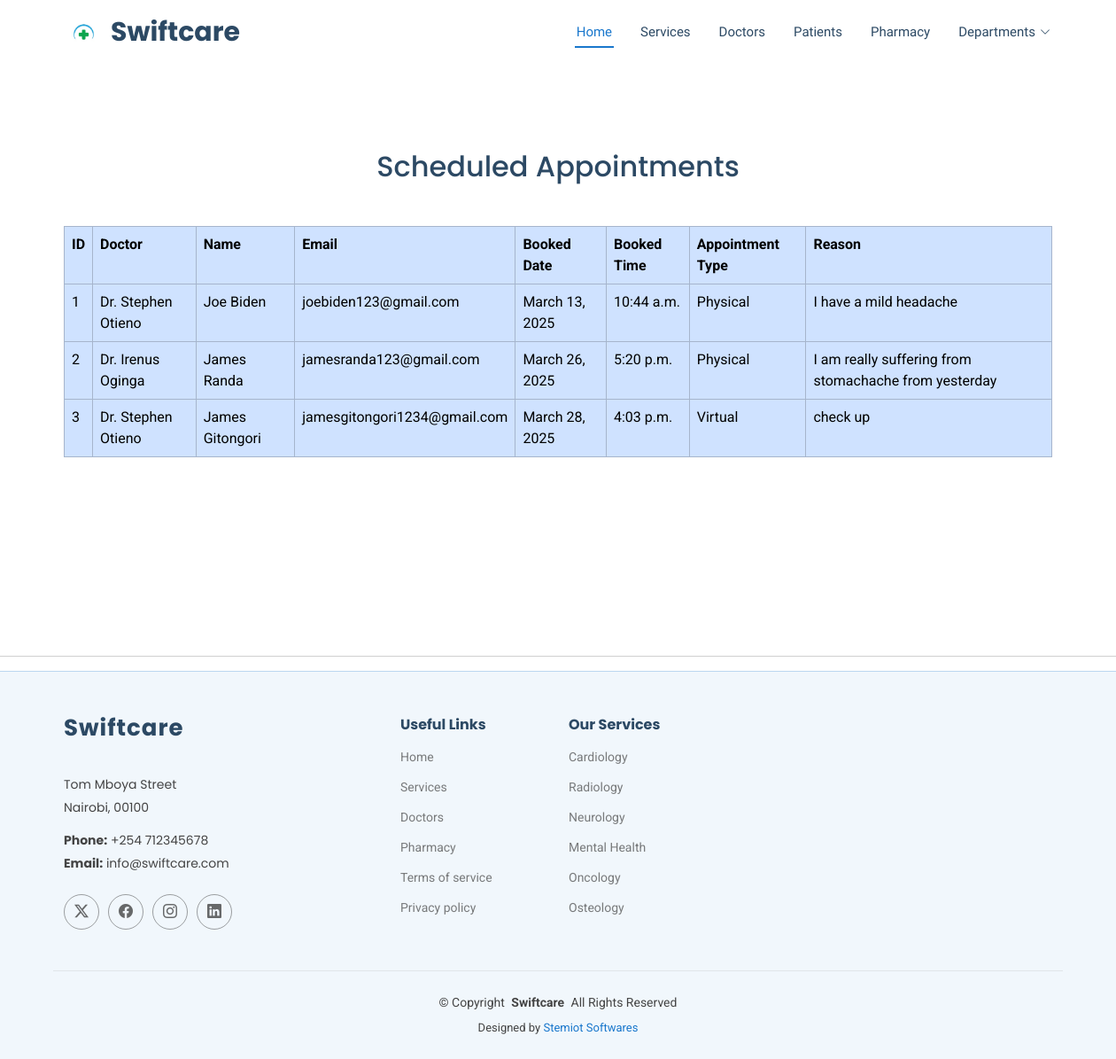
The app's page /scheduled_appointments/ with its own data.
### swiftcare/models.py (models this page shows, shortened)
class Appointment(models.Model):
    APPOINTMENT_TYPES = [
        ('Physical', 'Physical'),
        ('Virtual', 'Virtual'),
    ]
    doctor = models.ForeignKey(Doctor, on_delete=models.CASCADE)
    name = models.CharField(max_length=255)
    email = models.EmailField()
    date = models.DateField()
    time = models.TimeField()
    reason = models.TextField()
    appointment_type = models.CharField(max_length=10, choices=APPOINTMENT_TYPES, default='Physical')  # New field

class Doctor(models.Model):
    doctor_name = models.CharField(max_length=100)
    doctor_email = models.EmailField()
    doctor_contact = models.CharField(max_length=50)
    SPECIALIZATION_CHOICES = [
        ('Cardiology', 'Cardiology'),
        ('Radiology', 'Radiology'),
        ('Neurology', 'Neurology'),
        ('Mental Health', 'Mental Health'),
        ('Oncology', 'Oncology'),
        ('Osteology', 'Osteology'),
    ]
    doctor_specialization = models.CharField(max_length=50, choices=SPECIALIZATION_CHOICES, default='cardiology')
    AVAILABILITY_CHOICES = [
        ('7am-1pm', '7am-1pm'),
        ('1pm-6pm', '1pm-6pm'),
        ('6pm-9pm', '6pm-9pm'),
        ('9pm-7am', '9pm-7am'),
    ]
    doctor_availability = models.CharField(max_length=50, choices=AVAILABILITY_CHOICES, default='7am-1pm')
    doctor_image = models.ImageField(upload_to='doctors/')

### swiftcare/views.py (the view)
# urls.py: path("scheduled_appointments/", views.scheduled_appointments, name="scheduled_appointments"),
def scheduled_appointments(request):
    appointments = Appointment.objects.select_related("doctor").all().order_by("date", "time")
    return render(request, "scheduled_appointments.html", {"appointments": appointments})

### swiftcare/templates/scheduled_appointments.html (shortened to what this page needs)
{% load static %}
<!DOCTYPE html>
<html lang="en">
<head>
  <link href="{% static 'assets/vendor/bootstrap/css/bootstrap.min.css' %}" rel="stylesheet">
  <link href="{% static 'assets/vendor/bootstrap-icons/bootstrap-icons.css' %}" rel="stylesheet">
  <link href="{%  static 'assets/vendor/aos/aos.css' %}" rel="stylesheet">
  <link href="{%  static 'assets/vendor/fontawesome-free/css/all.min.css' %}" rel="stylesheet">
  <link href="{%  static 'assets/vendor/glightbox/css/glightbox.min.css' %}" rel="stylesheet">
  <link href="{%  static 'assets/vendor/swiper/swiper-bundle.min.css' %}" rel="stylesheet">
  <link href="{%  static 'assets/css/main.css' %}" rel="stylesheet">
</head>
<body class="index-page">
  <header id="header" class="header sticky-top">
    <div class="branding d-flex align-items-center">
      <div class="container position-relative d-flex align-items-center justify-content-between">
        <a href="{% url 'homepage' %}" class="logo d-flex align-items-center me-auto">
           <img src="{% static 'assets/img/logo1.jpg' %}" alt="">
          <h1 class="sitename">Swiftcare</h1>
        </a>
        <nav id="navmenu" class="navmenu">
          <ul>
            <li><a href="{% url 'homepage' %}" class="active">Home<br></a></li>
            <li><a href="{% url 'homepage' %}#services">Services</a></li>
            <li><a href="{% url 'doctors' %}">Doctors</a></li>
            <li><a href="{% url 'registered_patients' %}">Patients</a></li>
            <li><a href="{% url 'pharmacy' %}">Pharmacy</a></li>
            <li class="dropdown"><a href="#"><span>Departments</span> <i class="bi bi-chevron-down toggle-dropdown"></i></a>
            </li>
          </ul>
        </nav>
      </div>
    </div>
  </header>
<main class="main container mt-4"><br><br><br>
    <h2 class="text-center mb-4">Scheduled Appointments</h2>
    {% if appointments %}
    <div class="table-responsive">
      <table class="table table-bordered table-hover  table-primary"><br>
    <tr>
        <th>ID</th>
        <th>Doctor</th>
        <th>Name</th>
        <th>Email</th>
        <th>Booked Date</th>
        <th>Booked Time</th>
        <th>Appointment Type</th>
        <th>Reason</th>
    </tr>
    {% for appointment in appointments %}
    <tr>
        <td>{{ forloop.counter }}</td>
        <td>{{ appointment.doctor.doctor_name }}</td>
        <td>{{ appointment.name }}</td>
        <td>{{ appointment.email }}</td>
        <td>{{ appointment.date }}</td>
        <td>{{ appointment.time }}</td>
        <td>{{ appointment.appointment_type }}</td>
        <td>{{ appointment.reason }}</td>
    </tr>
    {% endfor %}
</table>
    </div>
    {% else %}
    <p class="text-center text-muted">No scheduled appointments at the moment.</p>
    {% endif %}
</main>
  <br><br> <br><br><br><br><br><br>
  <hr>
  <footer id="footer" class="footer light-background">
    <div class="container footer-top">
      <div class="row gy-4">
        <div class="col-lg-4 col-md-6 footer-about">
          <a href="index.html" class="logo d-flex align-items-center">
            <span class="sitename">Swiftcare</span>
          </a>
          <div class="footer-contact pt-3">
            <p>Tom Mboya Street</p>
            <p>Nairobi, 00100</p>
            <p class="mt-3"><strong>Phone:</strong> <span>+254 712345678</span></p>
            <p><strong>Email:</strong> <span>info@swiftcare.com</span></p>
          </div>
          <div class="social-links d-flex mt-4">
            <a href=""><i class="bi bi-twitter-x"></i></a>
            <a href=""><i class="bi bi-facebook"></i></a>
            <a href=""><i class="bi bi-instagram"></i></a>
            <a href=""><i class="bi bi-linkedin"></i></a>
          </div>
        </div>
        <div class="col-lg-2 col-md-3 footer-links">
          <h4>Useful Links</h4>
          <ul>
            <li><a href="{% url 'homepage' %}">Home</a></li>
            <li><a href="{% url 'homepage' %}#services">Services</a></li>
              <li><a href="{% url 'doctors' %}">Doctors</a></li>
              <li><a href="{% url 'pharmacy' %}">Pharmacy</a></li>
            <li><a href="#">Terms of service</a></li>
            <li><a href="#">Privacy policy</a></li>
          </ul>
        </div>
        <div class="col-lg-2 col-md-3 footer-links">
          <h4>Our Services</h4>
          <ul>
            <li><a href="{% url 'homepage' %}#services">Cardiology</a></li>
            <li><a href="{% url 'homepage' %}#services">Radiology</a></li>
            <li><a href="{% url 'homepage' %}#services">Neurology</a></li>
            <li><a href="{% url 'homepage' %}#services">Mental Health</a></li>
            <li><a href="{% url 'homepage' %}#services">Oncology</a></li>
            <li><a href="{% url 'homepage' %}#services">Osteology</a></li>
          </ul>
        </div>
      </div>
    </div>
    <div class="container copyright text-center mt-4">
      <p>© <span>Copyright</span> <strong class="px-1 sitename">Swiftcare</strong> <span>All Rights Reserved</span></p>
      <div class="credits">
        Designed by <a href="https://stemiotsoftwares.onrender.com/">Stemiot Softwares</a>
      </div>
    </div>
  </footer>
</body>
</html>

### swiftcare/static/assets/css/main.css (style rules this page uses)
:root { --default-font: "Roboto", system-ui, -apple-system, "Segoe UI", Roboto, "Helvetica Neue", Arial, "Noto Sans", "Liberation Sans", sans-serif, "Apple Color Emoji", "Segoe UI Emoji", "Segoe UI Symbol", "Noto Color Emoji"; --heading-font: "Poppins", sans-serif; --nav-font: "Raleway", sans-serif; }
:root { --background-color: #ffffff; --default-color: #444444; --heading-color: #2c4964; --accent-color: #1977cc; --surface-color: #ffffff; --contrast-color: #ffffff; }
:root { --nav-color: #2c4964; --nav-hover-color: #1977cc; --nav-mobile-background-color: #ffffff; --nav-dropdown-background-color: #ffffff; --nav-dropdown-color: #2c4964; --nav-dropdown-hover-color: #1977cc; }
.light-background { --background-color: #f1f7fc; --surface-color: #ffffff; }
:root { scroll-behavior: smooth; }
body { color: var(--default-color); background-color: var(--background-color); font-family: var(--default-font); }
a { color: var(--accent-color); text-decoration: none; transition: 0.3s; }
h1, h2, h3, h4, h5, h6 { color: var(--heading-color); font-family: var(--heading-font); }
.header { color: var(--default-color); transition: all 0.5s; z-index: 997; background-color: var(--background-color); }
.header .branding { min-height: 60px; padding: 10px 0; }
.header .logo { line-height: 1; }
.header .logo img { max-height: 36px; margin-right: 8px; }
.header .logo h1 { font-size: 30px; margin: 0; font-weight: 700; color: var(--heading-color); }
@media (min-width: 1200px) { .navmenu { padding: 0; } }
@media (min-width: 1200px) { .navmenu ul { margin: 0; padding: 0; display: flex; list-style: none; align-items: center; } }
@media (min-width: 1200px) { .navmenu li { position: relative; } }
@media (min-width: 1200px) { .navmenu>ul>li { white-space: nowrap; padding: 15px 14px; } }
@media (min-width: 1200px) { .navmenu>ul>li:last-child { padding-right: 0; } }
@media (min-width: 1200px) { .navmenu a, .navmenu a:focus { color: var(--nav-color); font-size: 15px; padding: 0 2px; font-family: var(--nav-font); font-weight: 400; display: flex; align-items: center; justify-content: space-between; white-space: nowrap; transition: 0.3s; position: relative; } }
@media (min-width: 1200px) { .navmenu a i, .navmenu a:focus i { font-size: 12px; line-height: 0; margin-left: 5px; transition: 0.3s; } }
@media (min-width: 1200px) { .navmenu>ul>li>a:before { content: ""; position: absolute; width: 100%; height: 2px; bottom: -6px; left: 0; background-color: var(--nav-hover-color); visibility: hidden; width: 0px; transition: all 0.3s ease-in-out 0s; } }
@media (min-width: 1200px) { .navmenu a:hover:before, .navmenu li:hover>a:before, .navmenu .active:before { visibility: visible; width: 100%; } }
@media (min-width: 1200px) { .navmenu li:hover>a, .navmenu .active, .navmenu .active:focus { color: var(--nav-hover-color); } }
.footer { color: var(--default-color); background-color: var(--background-color); border-top: 1px solid color-mix(in srgb, var(--accent-color), transparent 75%); font-size: 14px; position: relative; }
.footer .footer-top { padding-top: 50px; }
.footer .footer-about .logo { line-height: 1; margin-bottom: 25px; }
.footer .footer-about .logo span { color: var(--heading-color); font-family: var(--heading-font); font-size: 26px; font-weight: 700; letter-spacing: 1px; }
.footer .footer-about p { font-size: 14px; font-family: var(--heading-font); }
.footer .social-links a { display: flex; align-items: center; justify-content: center; width: 40px; height: 40px; border-radius: 50%; border: 1px solid color-mix(in srgb, var(--default-color), transparent 50%); font-size: 16px; color: color-mix(in srgb, var(--default-color), transparent 20%); margin-right: 10px; transition: 0.3s; }
.footer h4 { font-size: 16px; font-weight: bold; position: relative; padding-bottom: 12px; }
.footer .footer-links { margin-bottom: 30px; }
.footer .footer-links ul { list-style: none; padding: 0; margin: 0; }
.footer .footer-links ul li { padding: 10px 0; display: flex; align-items: center; }
.footer .footer-links ul li:first-child { padding-top: 0; }
.footer .footer-links ul a { color: color-mix(in srgb, var(--default-color), transparent 30%); display: inline-block; line-height: 1; }
.footer .footer-contact p { margin-bottom: 5px; }
.footer .copyright { padding-top: 25px; padding-bottom: 25px; border-top: 1px solid color-mix(in srgb, var(--default-color), transparent 90%); }
.footer .copyright p { margin-bottom: 0; }
.footer .credits { margin-top: 8px; font-size: 13px; }

### records on screen
Appointment: doctor.doctor_name "Dr. Stephen Otieno", name "Joe Biden", email "joebiden123@gmail.com", date "March 13, 2025", time "10:44 a.m.", appointment_type "Physical", reason "I have a mild headache"
Appointment: doctor.doctor_name "Dr. Irenus Oginga", name "James Randa", email "jamesranda123@gmail.com", date "March 26, 2025", time "5:20 p.m.", appointment_type "Physical", reason "I am really suffering from stomachache from yesterday"
Appointment: doctor.doctor_name "Dr. Stephen Otieno", name "James Gitongori", email "jamesgitongori1234@gmail.com", date "March 28, 2025", time "4:03 p.m.", appointment_type "Virtual", reason "check up"
